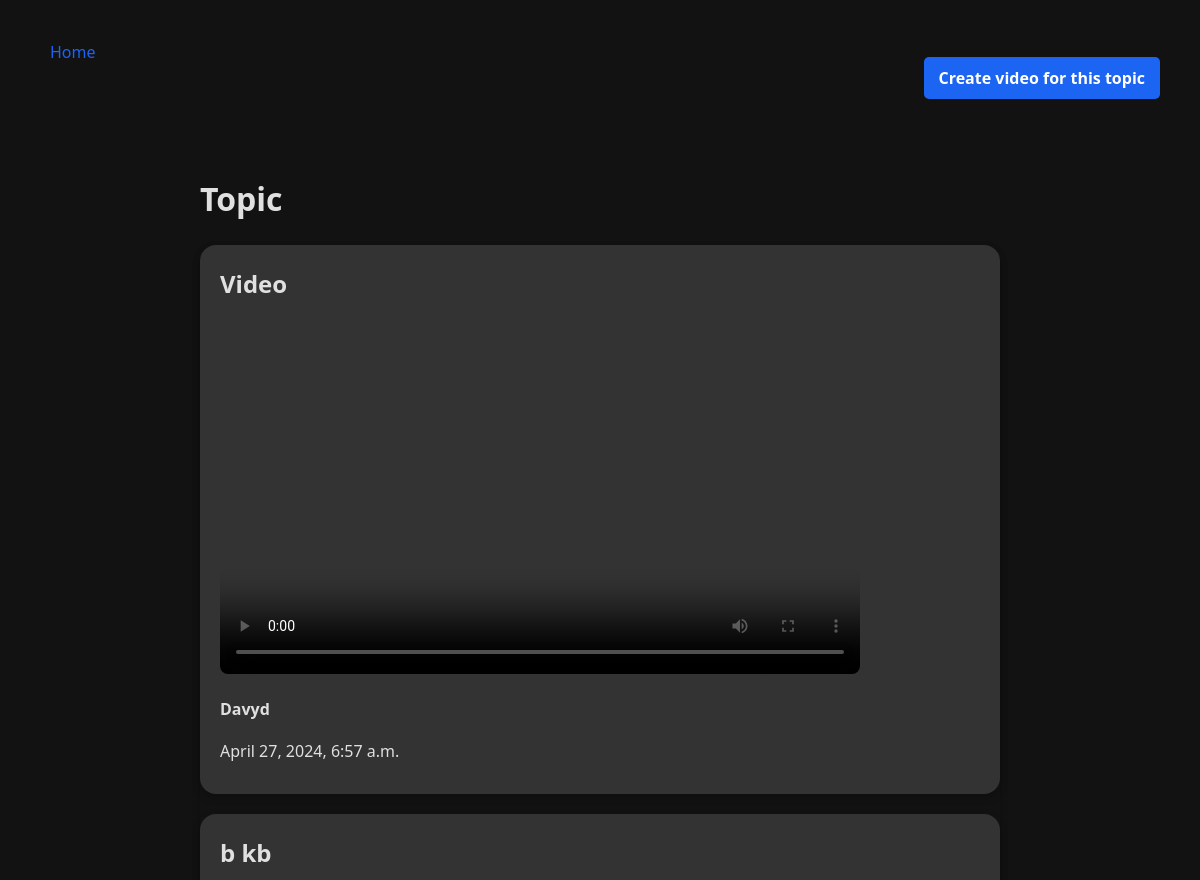
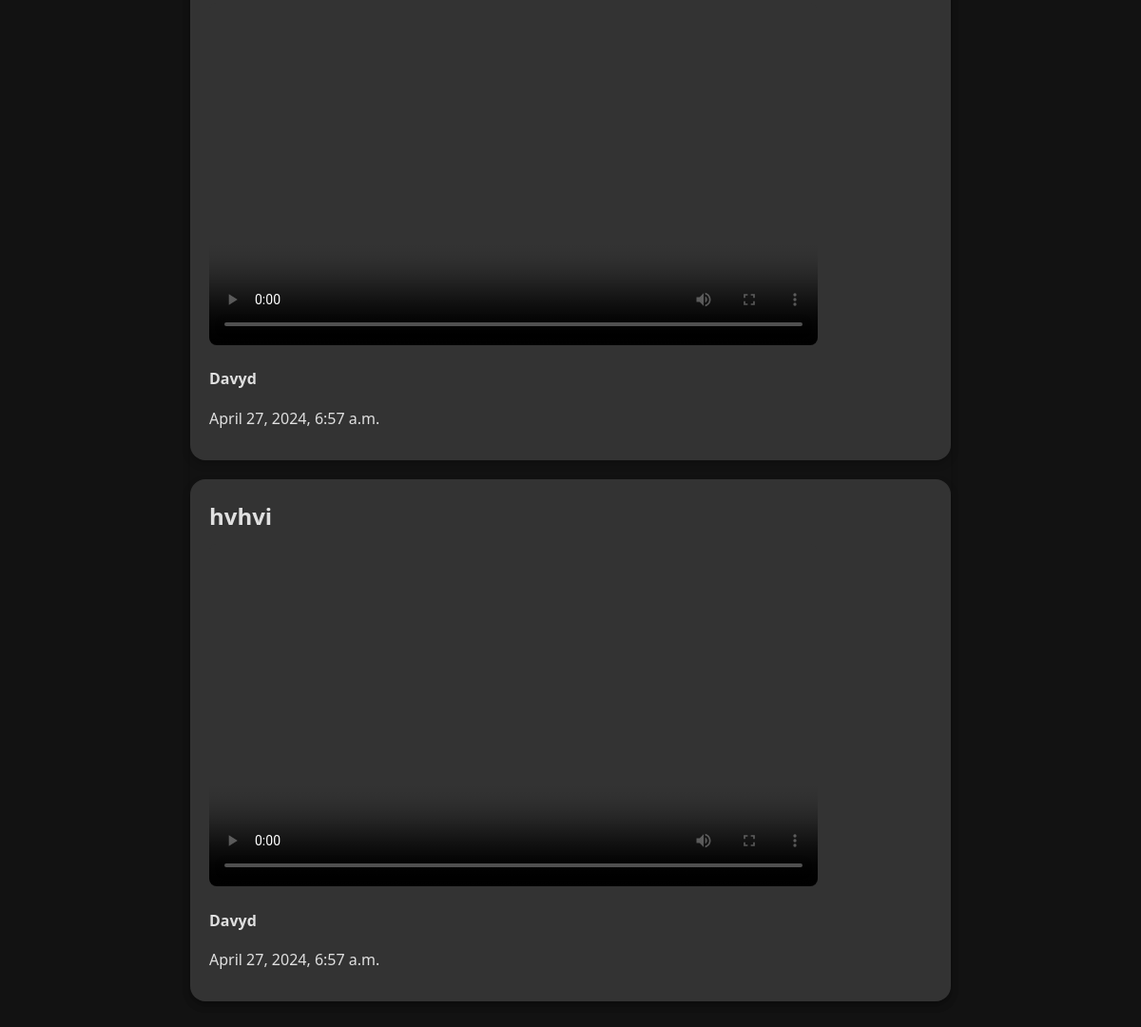
Screenshot of /topic/1/ with the database file from the repository (2 pictures, top to bottom).
### app/models.py (models this page shows, shortened)
class Topic(models.Model):
    title = models.CharField(max_length=255)
    description = models.TextField(blank=True, null=True)
    user = models.ForeignKey(User, on_delete=models.CASCADE)
    created_at = models.DateTimeField(auto_now_add=True)

class Video(models.Model):
    topic = models.ForeignKey(Topic, related_name='videos', on_delete=models.CASCADE)
    title = models.CharField(max_length=255)
    video_file = models.FileField(upload_to='videos/')
    description = models.TextField(blank=True, null=True)
    user = models.ForeignKey(User, on_delete=models.CASCADE)
    created_at = models.DateTimeField(auto_now_add=True)

### app/views.py (the view)
# urls.py: path('topic/<int:pk>/', views.TopicDetail.as_view(), name='topic_detail'),
class TopicDetail(DetailView):
    model = Topic
    template_name = 'libary/topic_detail.html'
    context_object_name = 'topic'
    def get_context_data(self, **kwargs):
        context = super().get_context_data(**kwargs)
        context['videos'] = self.object.videos.all()
        return context

### app/templates/libary/topic_detail.html (shortened to what this page needs)
{% load static %}
<!DOCTYPE html>
<html lang="en">
<head>
    <link rel="stylesheet" href="{% static 'libary/css/style_topic_detail.css' %}">
</head>
<body>
    <header>
        <nav>
            <div class="nav-container">
                <div class="home">
                    <a href="{% url 'home' %}" class="nav-link">Home</a>
                </div>
                <div class="create">
                    <a href="{% url 'add_video_to_topic' topic.id %}" class="add-topic-button">Create video for this topic</a>
                </div>
            </div>
        </nav>
    </header>
    <main>
        <h1>{{ topic.title }}</h1>
        <article>
            {% for video in videos %}
                <section class="video-container">
                    <a href="{% url 'video_detail' video.id %}">
                        <h2>{{ video.title }}</h2>
                        <video src="{{ video.video_file.url }}" width="640" height="360" controls></video>
                    </a>
                    <p><b>{{ video.user.username }}</b></p>
                    <p>{{ topic.created_at }}</p>
                </section>
            {% endfor %}
        </article>
    </main>
</body>
</html>

### app/static/libary/css/style_topic_detail.css (style rules this page uses)
body, h2, a { text-decoration: none; color: #e0e0e0; margin: 0; padding: 0; font-family: 'Segoe UI', Tahoma, Geneva, Verdana, sans-serif; }
body { background-color: #121212; color: #e0e0e0; line-height: 1.6; padding: 20px; margin: 0; }
.home { text-align: left; }
.create { text-align: right; }
.nav-container { padding: 0 20px; }
.add-topic-button { background-color: #1C64F2; color: #fff; padding: 10px 15px; text-decoration: none; border-radius: 5px; font-weight: bold; transition: background-color 0.3s; }
header { color: #fff; text-align: center; padding: 20px 0; }
main { max-width: 800px; margin: 20px auto; padding: 20px; border-radius: 8px; }
section { background: #333333; margin-bottom: 20px; padding: 20px; border-radius: 16px; box-shadow: 0 4px 8px rgba(0,0,0,0.2); }
p { text-align: left; }
nav a { color: #1C64F2; text-decoration: none; padding: 10px; }
article { margin-bottom: 20px; border-radius: 16px; box-shadow: 0 4px 8px rgba(0,0,0,0.2); }
h2 { margin-bottom: 10px; }
.video-container { margin-bottom: 20px; }
video { max-width: 100%; border-radius: 8px; }
p { margin-bottom: 10px; }

### rows the page displays
Topic: title "Topic", created_at "April 27, 2024, 6:57 a.m."
Video: title "Video", user.username "Davyd"
Video: title "b kb", user.username "Davyd"
Video: title "hvhvi", user.username "Davyd"
